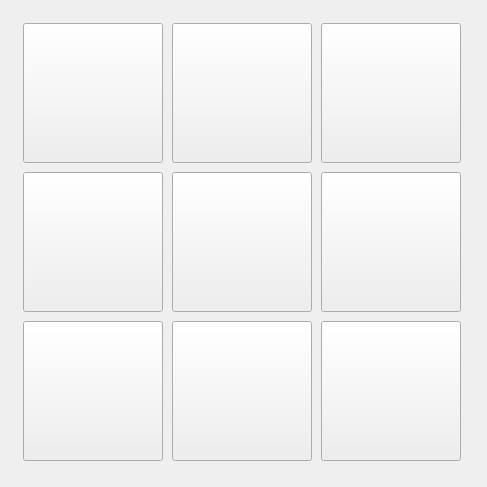
                  <widget class="QWidget" name="Page2">
                   <layout class="QHBoxLayout" name="horizontalLayout_135">
                    <item>
                     <widget class="QWidget" name="widget_41" native="true">
                      <property name="sizePolicy">
                       <sizepolicy hsizetype="Fixed" vsizetype="Fixed">
                        <horstretch>0</horstretch>
                        <verstretch>0</verstretch>
                       </sizepolicy>
                      </property>
                      <property name="minimumSize">
                       <size>
                        <width>465</width>
                        <height>465</height>
                       </size>
                      </property>
                      <property name="maximumSize">
                       <size>
                        <width>465</width>
                        <height>465</height>
                       </size>
                      </property>
                      <layout class="QGridLayout" name="gridLayout_16">
                       <item row="3" column="4">
                        <widget class="SubCallButton" name="probe_front_right_inside_corner">
                         <property name="sizePolicy">
                          <sizepolicy hsizetype="Fixed" vsizetype="Fixed">
                           <horstretch>0</horstretch>
                           <verstretch>0</verstretch>
                          </sizepolicy>
                         </property>
                         <property name="minimumSize">
                          <size>
                           <width>140</width>
                           <height>140</height>
                          </size>
                         </property>
                         <property name="maximumSize">
                          <size>
                           <width>140</width>
                           <height>140</height>
                          </size>
                         </property>
                         <property name="focusPolicy">
                          <enum>Qt::FocusPolicy::NoFocus</enum>
                         </property>
                         <property name="text">
                          <string/>
                         </property>
                         <property name="icon">
                          <iconset resource="../resources.qrc">
                           <normaloff>:/images/inside_front_right_corner.png</normaloff>:/images/inside_front_right_corner.png</iconset>
                         </property>
                         <property name="iconSize">
                          <size>
                           <width>125</width>
                           <height>125</height>
                          </size>
                         </property>
                         <property name="filename" stdset="0">
                          <string>probe_front_right_inside_corner.ngc</string>
                         </property>
                        </widget>
                       </item>
                       <item row="0" column="3">
                        <widget class="SubCallButton" name="probe_y_plus_wco">
                         <property name="sizePolicy">
                          <sizepolicy hsizetype="Fixed" vsizetype="Fixed">
                           <horstretch>0</horstretch>
                           <verstretch>0</verstretch>
                          </sizepolicy>
                         </property>
                         <property name="minimumSize">
                          <size>
                           <width>140</width>
                           <height>140</height>
                          </size>
                         </property>
                         <property name="maximumSize">
                          <size>
                           <width>140</width>
                           <height>140</height>
                          </size>
                         </property>
                         <property name="focusPolicy">
                          <enum>Qt::FocusPolicy::NoFocus</enum>
                         </property>
                         <property name="text">
                          <string/>
                         </property>
                         <property name="icon">
                          <iconset resource="../resources.qrc">
                           <normaloff>:/images/y_plus.png</normaloff>:/images/y_plus.png</iconset>
                         </property>
                         <property name="iconSize">
                          <size>
                           <width>125</width>
                           <height>125</height>
                          </size>
                         </property>
                         <property name="filename" stdset="0">
                          <string>probe_y_plus_wco.ngc</string>
                         </property>
                        </widget>
                       </item>
                       <item row="0" column="4">
                        <widget class="SubCallButton" name="probe_back_right_inside_corner">
                         <property name="sizePolicy">
                          <sizepolicy hsizetype="Fixed" vsizetype="Fixed">
                           <horstretch>0</horstretch>
                           <verstretch>0</verstretch>
                          </sizepolicy>
                         </property>
                         <property name="minimumSize">
                          <size>
                           <width>140</width>
                           <height>140</height>
                          </size>
                         </property>
                         <property name="maximumSize">
                          <size>
                           <width>140</width>
                           <height>140</height>
                          </size>
                         </property>
                         <property name="focusPolicy">
                          <enum>Qt::FocusPolicy::NoFocus</enum>
                         </property>
                         <property name="text">
                          <string/>
                         </property>
                         <property name="icon">
                          <iconset resource="../resources.qrc">
                           <normaloff>:/images/inside_back_right_corner.png</normaloff>:/images/inside_back_right_corner.png</iconset>
                         </property>
                         <property name="iconSize">
                          <size>
                           <width>125</width>
                           <height>125</height>
                          </size>
                         </property>
                         <property name="filename" stdset="0">
                          <string>probe_back_right_inside_corner.ngc</string>
                         </property>
                        </widget>
                       </item>
                       <item row="3" column="0">
                        <widget class="SubCallButton" name="probe_front_left_inside_corner">
                         <property name="sizePolicy">
                          <sizepolicy hsizetype="Fixed" vsizetype="Fixed">
                           <horstretch>0</horstretch>
                           <verstretch>0</verstretch>
                          </sizepolicy>
                         </property>
                         <property name="minimumSize">
                          <size>
                           <width>140</width>
                           <height>140</height>
                          </size>
                         </property>
                         <property name="maximumSize">
                          <size>
                           <width>140</width>
                           <height>140</height>
                          </size>
                         </property>
                         <property name="focusPolicy">
                          <enum>Qt::FocusPolicy::NoFocus</enum>
                         </property>
                         <property name="text">
                          <string/>
                         </property>
                         <property name="icon">
                          <iconset resource="../resources.qrc">
                           <normaloff>:/images/inside_front_left_corner.png</normaloff>:/images/inside_front_left_corner.png</iconset>
                         </property>
                         <property name="iconSize">
                          <size>
                           <width>125</width>
                           <height>125</height>
                          </size>
                         </property>
                         <property name="filename" stdset="0">
                          <string>probe_front_left_inside_corner.ngc</string>
                         </property>
                        </widget>
                       </item>
                       <item row="1" column="3">
                        <widget class="SubCallButton" name="probe_z_minus_wco_inside">
                         <property name="sizePolicy">
                          <sizepolicy hsizetype="Fixed" vsizetype="Fixed">
                           <horstretch>0</horstretch>
                           <verstretch>0</verstretch>
                          </sizepolicy>
                         </property>
                         <property name="minimumSize">
                          <size>
                           <width>140</width>
                           <height>140</height>
                          </size>
                         </property>
                         <property name="maximumSize">
                          <size>
                           <width>140</width>
                           <height>140</height>
                          </size>
                         </property>
                         <property name="focusPolicy">
                          <enum>Qt::FocusPolicy::NoFocus</enum>
                         </property>
                         <property name="text">
                          <string/>
                         </property>
                         <property name="icon">
                          <iconset resource="../resources.qrc">
                           <normaloff>:/images/z_top.png</normaloff>:/images/z_top.png</iconset>
                         </property>
                         <property name="iconSize">
                          <size>
                           <width>125</width>
                           <height>125</height>
                          </size>
                         </property>
                         <property name="filename" stdset="0">
                          <string>probe_z_minus_wco.ngc</string>
                         </property>
                        </widget>
                       </item>
                       <item row="0" column="0">
                        <widget class="SubCallButton" name="probe_back_left_inside_corner">
                         <property name="sizePolicy">
                          <sizepolicy hsizetype="Fixed" vsizetype="Fixed">
                           <horstretch>0</horstretch>
                           <verstretch>0</verstretch>
                          </sizepolicy>
                         </property>
                         <property name="minimumSize">
                          <size>
                           <width>140</width>
                           <height>140</height>
                          </size>
                         </property>
                         <property name="maximumSize">
                          <size>
                           <width>140</width>
                           <height>140</height>
                          </size>
                         </property>
                         <property name="focusPolicy">
                          <enum>Qt::FocusPolicy::NoFocus</enum>
                         </property>
                         <property name="text">
                          <string/>
                         </property>
                         <property name="icon">
                          <iconset resource="../resources.qrc">
                           <normaloff>:/images/inside_back_left_corner.png</normaloff>:/images/inside_back_left_corner.png</iconset>
                         </property>
                         <property name="iconSize">
                          <size>
                           <width>125</width>
                           <height>125</height>
                          </size>
                         </property>
                         <property name="filename" stdset="0">
                          <string>probe_back_left_inside_corner.ngc</string>
                         </property>
                        </widget>
                       </item>
                       <item row="1" column="0">
                        <widget class="SubCallButton" name="probe_x_minus_wco">
                         <property name="sizePolicy">
                          <sizepolicy hsizetype="Fixed" vsizetype="Fixed">
                           <horstretch>0</horstretch>
                           <verstretch>0</verstretch>
                          </sizepolicy>
                         </property>
                         <property name="minimumSize">
                          <size>
                           <width>140</width>
                           <height>140</height>
                          </size>
                         </property>
                         <property name="maximumSize">
                          <size>
                           <width>140</width>
                           <height>140</height>
                          </size>
                         </property>
                         <property name="focusPolicy">
                          <enum>Qt::FocusPolicy::NoFocus</enum>
                         </property>
                         <property name="text">
                          <string/>
                         </property>
                         <property name="icon">
                          <iconset resource="../resources.qrc">
                           <normaloff>:/images/x_minus.png</normaloff>:/images/x_minus.png</iconset>
                         </property>
                         <property name="iconSize">
                          <size>
                           <width>125</width>
                           <height>125</height>
                          </size>
                         </property>
                         <property name="filename" stdset="0">
                          <string>probe_x_minus_wco.ngc</string>
                         </property>
                        </widget>
                       </item>
                       <item row="1" column="4">
                        <widget class="SubCallButton" name="probe_x_plus_wco">
                         <property name="sizePolicy">
                          <sizepolicy hsizetype="Fixed" vsizetype="Fixed">
                           <horstretch>0</horstretch>
                           <verstretch>0</verstretch>
                          </sizepolicy>
                         </property>
                         <property name="minimumSize">
                          <size>
                           <width>140</width>
                           <height>140</height>
                          </size>
                         </property>
                         <property name="maximumSize">
                          <size>
                           <width>140</width>
                           <height>140</height>
                          </size>
                         </property>
                         <property name="focusPolicy">
                          <enum>Qt::FocusPolicy::NoFocus</enum>
                         </property>
                         <property name="text">
                          <string/>
                         </property>
                         <property name="icon">
                          <iconset resource="../resources.qrc">
                           <normaloff>:/images/x_plus.png</normaloff>:/images/x_plus.png</iconset>
                         </property>
                         <property name="iconSize">
                          <size>
                           <width>125</width>
                           <height>125</height>
                          </size>
                         </property>
                         <property name="filename" stdset="0">
                          <string>probe_x_plus_wco.ngc</string>
                         </property>
                        </widget>
                       </item>
                       <item row="3" column="3">
                        <widget class="SubCallButton" name="probe_y_minus_wco">
                         <property name="sizePolicy">
                          <sizepolicy hsizetype="Fixed" vsizetype="Fixed">
                           <horstretch>0</horstretch>
                           <verstretch>0</verstretch>
                          </sizepolicy>
                         </property>
                         <property name="minimumSize">
                          <size>
                           <width>140</width>
                           <height>140</height>
                          </size>
                         </property>
                         <property name="maximumSize">
                          <size>
                           <width>140</width>
                           <height>140</height>
                          </size>
                         </property>
                         <property name="focusPolicy">
                          <enum>Qt::FocusPolicy::NoFocus</enum>
                         </property>
                         <property name="text">
                          <string/>
                         </property>
                         <property name="icon">
                          <iconset resource="../resources.qrc">
                           <normaloff>:/images/y_minus.png</normaloff>:/images/y_minus.png</iconset>
                         </property>
                         <property name="iconSize">
                          <size>
                           <width>125</width>
                           <height>125</height>
                          </size>
                         </property>
                         <property name="filename" stdset="0">
                          <string>probe_y_minus_wco.ngc</string>
                         </property>
                        </widget>
                       </item>
                      </layout>
                     </widget>
                    </item>
                   </layout>
                  </widget>
